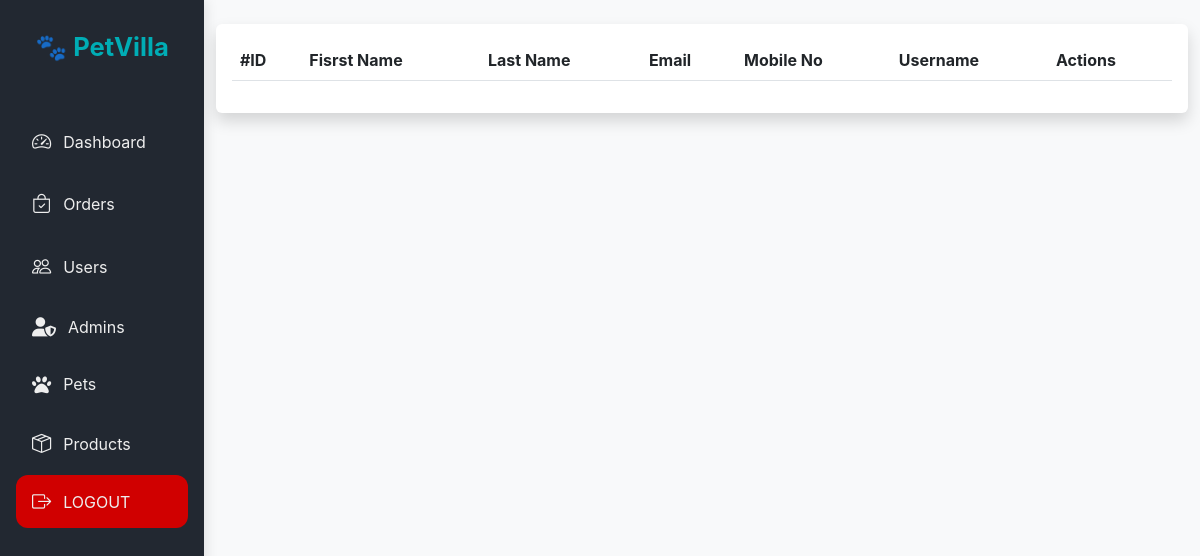
/admin/admin_users.php, run on an earlier commit of the app's database.
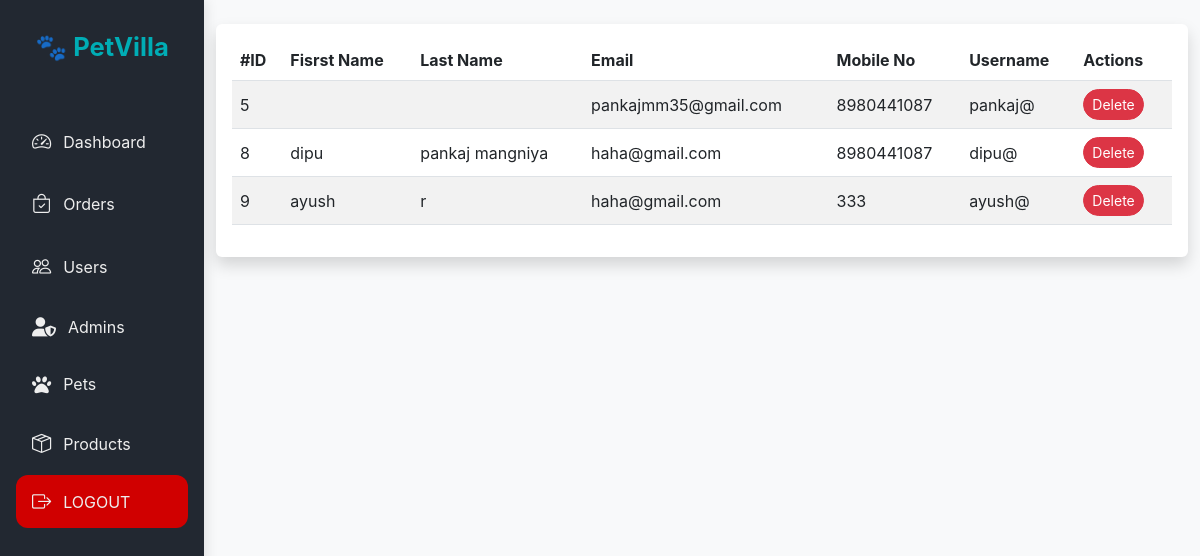
And on a later commit of the database.
### tables this page shows
CREATE TABLE `users` (
  `user_id` int(50) NOT NULL,
  `fname` text NOT NULL,
  `lname` text NOT NULL,
  `email` varchar(50) NOT NULL,
  `Mno` varchar(10) NOT NULL,
  `password` varchar(255) NOT NULL,
  `username` varchar(50) NOT NULL
);

### admin/admin_users.php (the view, shortened to what this page needs)
<?php include "../partial/_database.php"; ?>
 <?php
    $user = "SELECT * FROM users";
    $query = mysqli_query($conn,$user);
?>
<!DOCTYPE html>
<html lang="en">
<head>
  <link href="https://cdn.jsdelivr.net/npm/bootstrap@5.3.0/dist/css/bootstrap.min.css" rel="stylesheet"/>
  <link href="https://cdn.jsdelivr.net/npm/bootstrap-icons@1.10.5/font/bootstrap-icons.css" rel="stylesheet">
  <link rel="stylesheet" href="https://cdnjs.cloudflare.com/ajax/libs/font-awesome/6.4.0/css/all.min.css">
  <link rel="stylesheet" href="//cdn.datatables.net/2.3.0/css/dataTables.dataTables.min.css">
</head>
<body>
  <div id="wrapper">
    <div id="sidebar">
      <h3>🐾 PetVilla</h3>
      <ul class="nav flex-column">
        <li class="nav-item"><a href="index.php" class="nav-link"><i class="bi bi-speedometer2"></i> Dashboard</a></li>
        <li class="nav-item"><a href="admin_order.php" class="nav-link"><i class="bi bi-bag-check"></i> Orders</a></li>
        <li class="nav-item"><a href="admin_users.php" class="nav-link"><i class="bi bi-people"></i> Users</a></li>
        <li class="nav-item"><a href="admin_admins.php" class="nav-link"><i class="fas fa-user-shield"></i> Admins</a></li>
        <li class="nav-item"><a href="admin_Pets.php" class="nav-link"><i class="fas fa-paw"></i> Pets</a></li>
        <li class="nav-item"><a href="admin_Product.php" class="nav-link"><i class="bi bi-box-seam"></i> Products</a></li>
        <li class="nav-item"><a href="admin_logout.php" class="nav-link logout"><i class="bi bi-box-arrow-right"></i> LOGOUT</a></li>
      </ul>
    </div>
  <div class="container my-4">
    <div class="table-responsive shadow p-3 bg-white rounded">
      <table class="table table-striped align-middle" id="myTable">
        <thead>
          <tr>
            <th>#ID</th>
            <th>Fisrst Name</th>
            <th>Last Name</th>
            <th>Email</th>
            <th>Mobile No</th>
            <th>Username</th>
            <th>Actions</th>
          </tr>
        </thead>
        <tbody>
          <?php
    if (mysqli_num_rows($query) > 0){
       while ($row1 = mysqli_fetch_assoc($query)){
        echo "
        <tr>
            <td>".$row1['user_id']."</td>
            <td>".$row1['fname']."</td>
            <td>".$row1['lname']."</td>
            <td>".$row1['email']."</td>
            <td>".$row1['Mno']."</td>
            <td>".$row1['username']."</td>
            <td class='action-btns'>
              <a href='admin_user_remove.php?id=" . $row1['user_id'] . "'><button class='btn btn-sm btn-danger'>Delete</button></a>
            </td>
        </tr>";
       }
      }
    ?>
        </tbody>
      </table>
    </div>
  </div>
  </div>
</body>
</html>

What changed in the data, as far as the page shows it:
added users: user_id "5", email "pankajmm35@gmail.com", Mno "8980441087", username "pankaj@"
added users: user_id "8", fname "dipu", lname "pankaj mangniya", email "haha@gmail.com", Mno "8980441087", username "dipu@"
added users: user_id "9", fname "ayush", lname "r", email "haha@gmail.com", Mno "333", username "ayush@"
